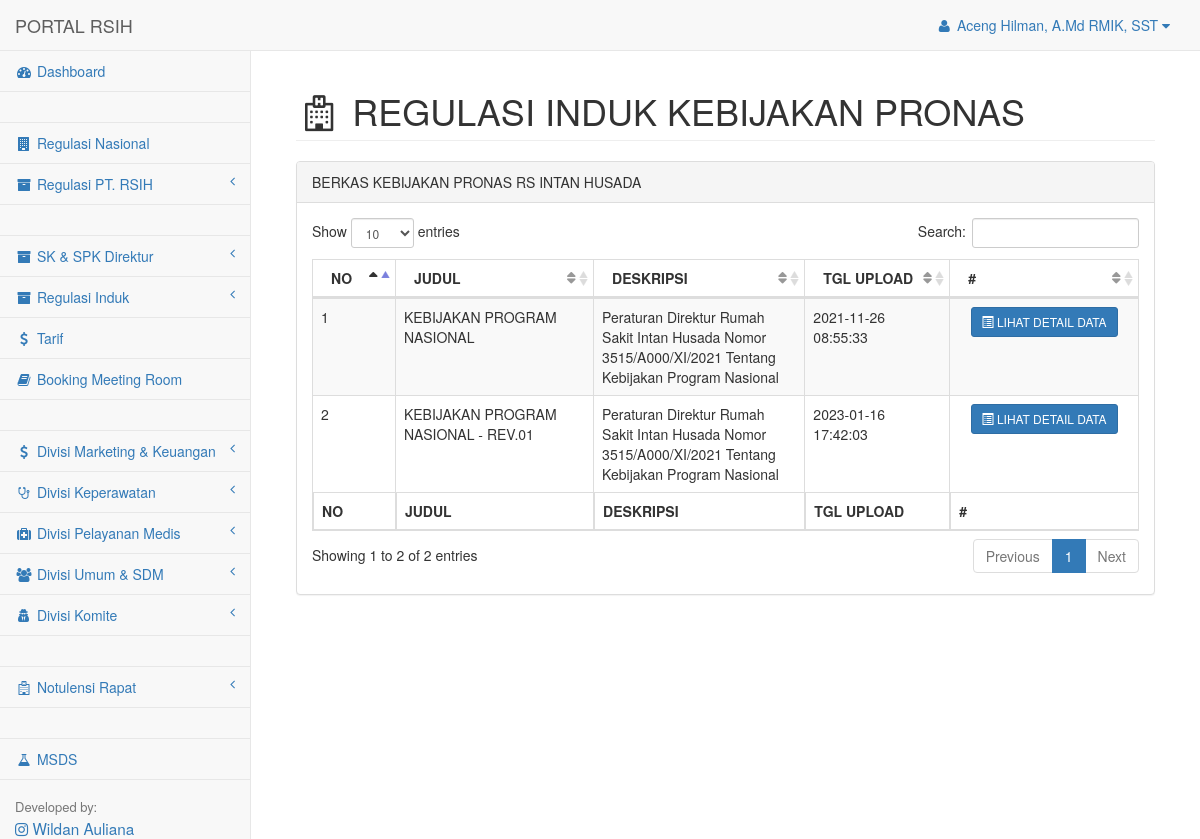
The app's page /pages/kpn/index.php (signed in) with its own data.
### tables this page shows
CREATE TABLE `kpn` (
  `id` int(11) NOT NULL,
  `unit` varchar(50) NOT NULL,
  `judul` varchar(50) NOT NULL,
  `deskripsi` varchar(255) NOT NULL,
  `files` varchar(160) NOT NULL,
  `tgl_upload` datetime DEFAULT current_timestamp()
);

### config.php (called while the page is built, shortened)
<?php
$company  = 'RS INTAN HUSADA';

### pages/kpn/index.php (the view, shortened to what this page needs)
<?php
    include('../../config.php');
    $unit            ='KEBIJAKAN PRONAS';
?>
<!DOCTYPE html>
<html lang="en">
    <head>
        <link href="../../assets/vendor/bootstrap/css/bootstrap.min.css" rel="stylesheet">
        <link href="../../assets/vendor/metisMenu/metisMenu.min.css" rel="stylesheet">
        <link href="../../assets/dist/css/sb-admin-2.css" rel="stylesheet">
        <link href="../../assets/vendor/font-awesome/css/font-awesome.min.css" rel="stylesheet" type="text/css">
        <link href="../../assets/vendor/datatables-plugins/dataTables.bootstrap.css" rel="stylesheet">
        <link href="../../assets/vendor/datatables-responsive/dataTables.responsive.css" rel="stylesheet">
    </head>
    <body>
        <div id="wrapper">
            <nav class="navbar navbar-default navbar-static-top" role="navigation" style="margin-bottom: 0">
                <?php
                    include('../component/header.php');
                ?>
                <?php
                    include('../component/topmenu.php');
                ?>
                <?php
                    include('../component/sidemenu.php');
                ?>
            </nav>
            <div id="page-wrapper">
                <div class="container-fluid">
                    <div class="row">
                        <div class="col-lg-12">
                            <h1 class="page-header"><i class="fa fa-hospital-o fa-fw"></i> <?php echo($_SESSION['menu'].' '.$unit);
                                                    ?>
                        </div>
                        <div class="col-lg-12">
                            <div class="panel panel-default">
                                <div class="panel-heading">
                                    BERKAS <?php echo($unit.' '.$company); ?>
                                </div>
                                <div class="panel-body">
                                    <table width="100%" class="table table-striped table-bordered table-hover" id="dataTables-kpn">
                                        <thead>
                                            <tr>
                                                <th>NO</th>
                                                <th>JUDUL</th>
                                                <th>DESKRIPSI</th>
                                                <th>TGL UPLOAD</th>
                                                <th>#</th>
                                            </tr>
                                        </thead>
                                        <tfoot>
                                            <tr>
                                                <th>NO</th>
                                                <th>JUDUL</th>
                                                <th>DESKRIPSI</td>
                                                <th>TGL UPLOAD</th>
                                                <th>#</th>
                                            </tr>
                                        </tfoot>
                                        <tbody>
                                            <?php
                                                $query="SELECT * FROM kpn WHERE unit = '$unit' ORDER BY tgl_upload ASC";
                                                if (mysqli_query($connect,$query)) {
                                                    $result=mysqli_query($connect,$query);
                                                } else die ("Error menjalankan query");
                                                if (mysqli_num_rows($result) > 0) {
                                                    $no='1';
                                                    while($row = mysqli_fetch_array($result)) {
                                                        echo "<tr>";
                                                        echo "	<td width='5%'>".$no."</td>";
                                                        echo "	<td width='15%'>".$row["judul"]."</td>";
                                                        echo "	<td width='15%'>".$row["deskripsi"]."</td>";
                                                        echo "	<td width='10%'>".$row["tgl_upload"]."</td>";
                                            ?>
                                            <?php
                                                        echo "  <td width='5%' align='center'> <a href='detail.php?unit=$unit&id=$row[id]' class='btn btn-sm btn-primary'> <i class='glyphicon glyphicon-list-alt'></i> LIHAT DETAIL DATA</a>";
                                                        echo "</tr>";
                                                        $no++;
                                                    }
                                                }
                                            ?>
                                		</tbody>
                                    </table>
                                </div>
                            </div>
                        </div>
                    </div>
                </div>
            </div>
        </div>
    </body>
</html>

### records on screen
kpn: judul "KEBIJAKAN PROGRAM NASIONAL", deskripsi "Peraturan Direktur Rumah Sakit Intan Husada Nomor 3515/A000/XI/2021 Tentang Kebijakan Program Nasional", tgl_upload "2021-11-26 08:55:33"
kpn: judul "KEBIJAKAN PROGRAM NASIONAL - REV.01", deskripsi "Peraturan Direktur Rumah Sakit Intan Husada Nomor 3515/A000/XI/2021 Tentang Kebijakan Program Nasional", tgl_upload "2023-01-16 17:42:03"

### other values on screen
$app_name "PORTAL RSIH"
$_SESSION['nama'] "Aceng Hilman, A.Md RMIK, SST"
$_SESSION['menu'] "REGULASI INDUK"
$unit "KEBIJAKAN PRONAS"
$company "RS INTAN HUSADA"
